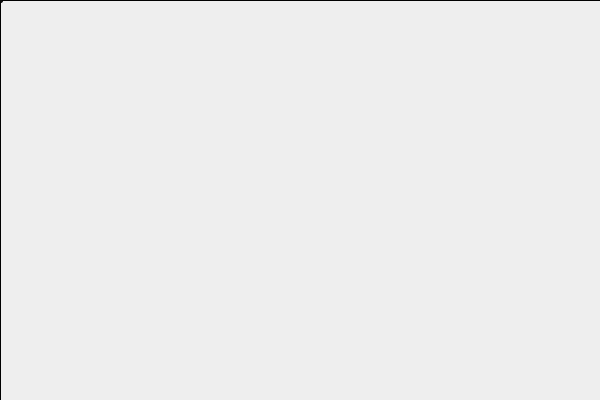
Frame 1 (no input)
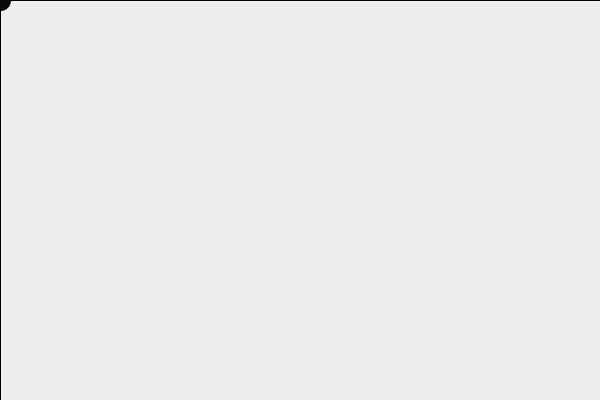
Frame 60 (the mouse pressed at the canvas centre just before this capture)
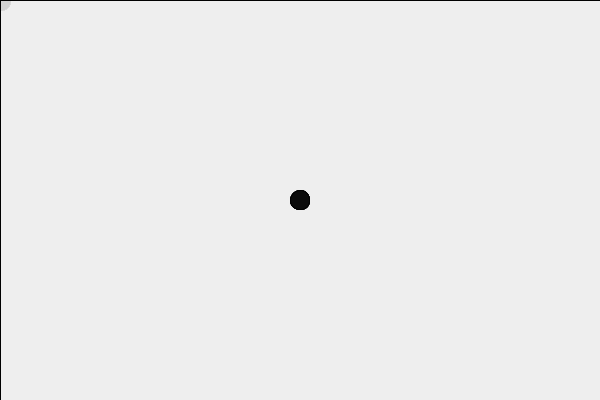
Frame 120 (the mouse held since frame 60 and released just before this capture)

The Processing sketch that drew these frames (run headless with seeded random() and noise(); from frame 60 on, the mouse is pressed at the canvas centre):

// Processing sketch: processing_28376
// ── processing_28376.pde

int num = 50;
int[] x = new int [num];
int[] y = new int [num];
float sizeX = 5;
float sizeY = 5;

void setup() {
 size (600, 400);
 background (238);
 fill(10, 50);
  stroke (clvalue);
 smooth();
 frameRate(60); 
}


 void draw() {
   
   if ((mouseX == pmouseX) && (mouseY == pmouseY)) {
     sizeX = sizeX + 0.25;
     sizeY = sizeY + 0.25;
   }else{
   sizeX = 5;
   sizeY = 5;
   }
   //redefines fill for rectangle
   
   fill(238, 10);
   rect(0,0, width, height);
   //redrawing rectangle mimics decay of mouse 
   fill(10);
   
   
   println(mouseX + " : " + mouseY);

float radius = (num+1) / 2.0;
  
   ellipse  (mouseX, mouseY, sizeX, sizeY);
}
int clvalue = 0;

void mouseClicked() {

  fill (0);
  ellipse  (mouseX, mouseY, sizeX *5,sizeY *5);
   
 
}
void mouseDragged()
{
 
 fill(238);
 stroke(10);
 ellipse (mouseX, mouseY, sizeX*2, sizeY*2);
 
}
